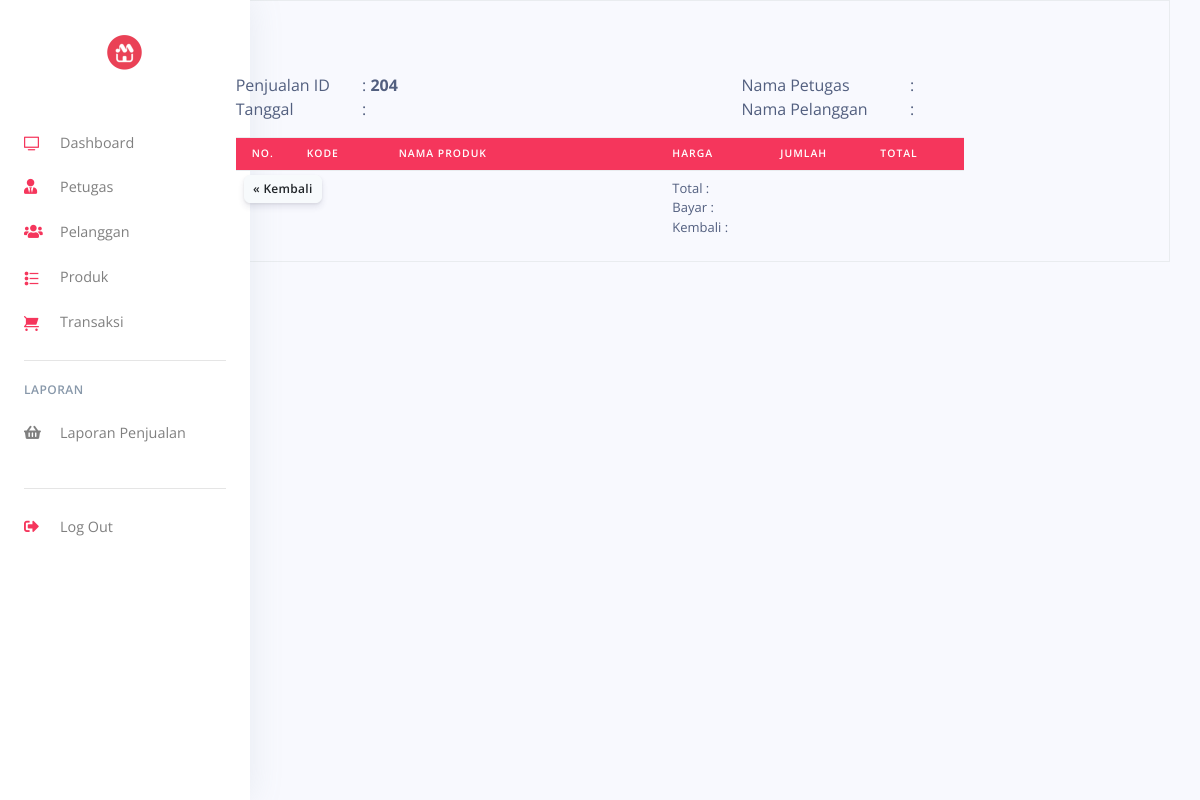
/pos/admin/detail_penjualan.php?penid=204 (signed in), run on an earlier commit of the app's database.
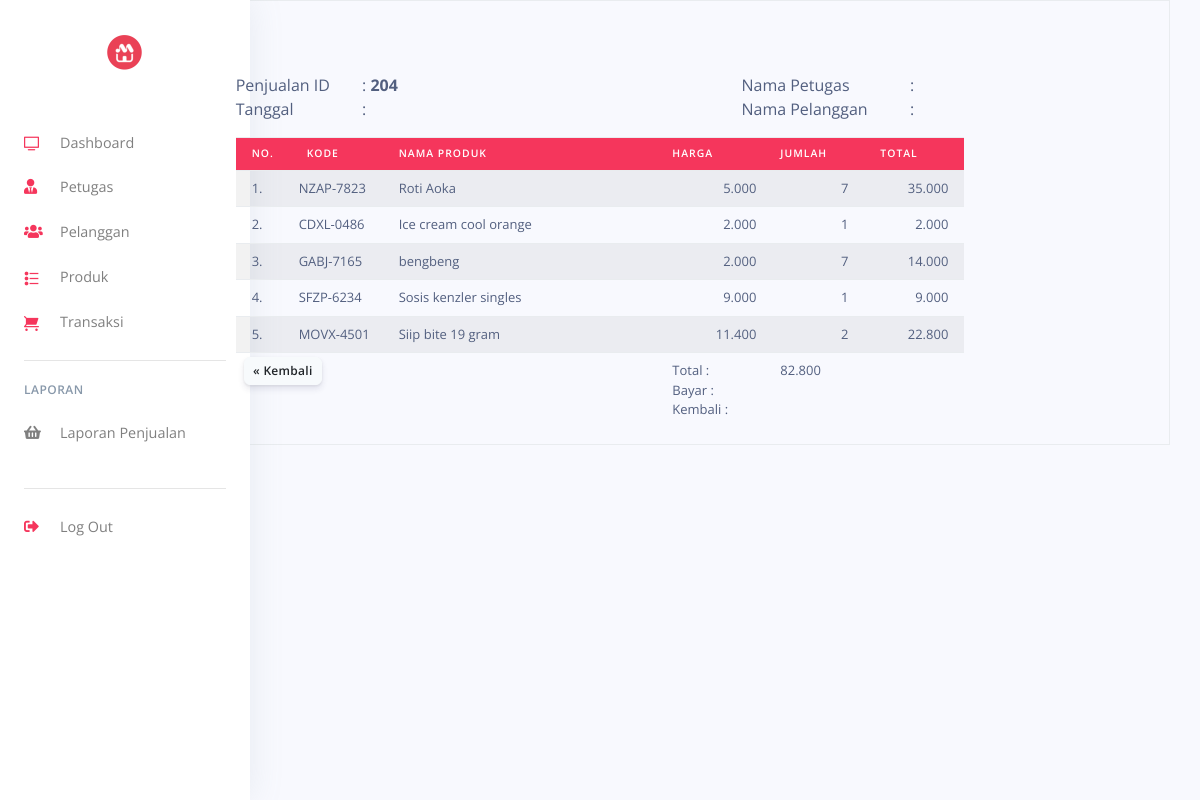
And on a later commit of the database.
### tables this page shows
CREATE TABLE `user` (
  `UserID` int(11) NOT NULL,
  `Username` varchar(255) NOT NULL,
  `Password` varchar(255) NOT NULL,
  `Email` varchar(255) NOT NULL,
  `NamaLengkap` varchar(255) NOT NULL,
  `Alamat` varchar(200) NOT NULL,
  `level` enum('admin','petugas') NOT NULL
);

CREATE TABLE `detail_penjualan` (
  `detail_id` int(11) NOT NULL,
  `kode_produk` varchar(15) DEFAULT NULL,
  `NamaProduk` varchar(50) DEFAULT NULL,
  `harga` int(11) DEFAULT NULL,
  `jumlah` int(11) DEFAULT NULL,
  `penjualan_id` int(11) DEFAULT NULL,
  `tanggal` timestamp NOT NULL DEFAULT current_timestamp() ON UPDATE current_timestamp()
);

### pos/admin/detail_penjualan.php (the view, shortened to what the changed rows need)
<?php
include('config/checklogin.php');
require_once('partials/_head.php');
if (isset($_GET['penid'])) {
    $penid = $_GET['penid'];
    $npet = $_GET['npet'];
    $npel = $_GET['npel'];
    $tgl = $_GET['tgl'];
    $byr = $_GET['byr'];
    $kbl = $_GET['kbl'];
    $halaman = $_GET['halaman'];
?>
<body>
    <?php require_once('partials/_sidebar.php'); ?>
    <main class="container border">
        <br><br><br>
        <div class="row justify-content-center">
            <div class="col-md-8">
                <div class="row">
                    <div class="col-6">
                        <div class="row">
                            <div class="col-4">Penjualan ID</div>
                            <div class="col-8">: <b><?= $penid ?></b></div>
                        </div>
                        <div class="row">
                            <div class="col-4">Tanggal</div>
                            <div class="col-8">: <b><?= $tgl ?></b></div>
                        </div>
                    </div>
                    <div class="col-2"></div>
                    <div class="col-4 mb-3">
                        <div class="row">
                            <div class="col-8">Nama Petugas</div>
                            <div class="col-4">: <b><?= $npet ?></b></div>
                        </div>
                        <div class="row">
                            <div class="col-8">Nama Pelanggan</div>
                            <div class="col-4">: <b><?= $npel ?></b></div>
                        </div>
                    </div>
                </div>
                <table class="table table-hover table-striped table-sm">
                    <thead class="bg-danger text-white">
                        <tr>
                            <th class="py-2 px-3 rounded-start" width="55px">No.</th>
                            <th class="py-2 px-3" width="100px">Kode</th>
                            <th class="py-2">Nama Produk</th>
                            <th class="py-2 text-end" width="100px">Harga</th>
                            <th class="py-2 px-3 text-end" width="100px">Jumlah</th>
                            <th class="py-2 px-3 text-end rounded-end" width="100px">Total</th>
                        </tr>
                    </thead>
                    <tbody>
                        <?php
                        include "config/config.php";
                        $penid = $_GET['penid'];
                        $sql = "select * from detail_penjualan where penjualan_id='$penid'";
                        $result = mysqli_query($mysqli, $sql);
                        $no = 1;
                        $jmltot = 0;
                        while ($data = mysqli_fetch_array($result)) {
                            $hp = number_format($data['harga'], 0, ",", ".");
                            $jp = number_format($data['jumlah'], 0, ",", ".");
                            $total = $data['harga'] * $data['jumlah'];
                            $tot = number_format($total, 0, ",", ".");
                        ?>
                            <tr>
                                <td class="px-3"><?= $no ?>.</td>
                                <td><?= $data['kode_produk'] ?></td>
                                <td><?= $data['NamaProduk'] ?></td>
                                <td align="right"><?= $hp ?></td>
                                <td align="right" class="px-3"><?= $jp ?></td>
                                <td align="right" class="px-3"><?= $tot ?></td>
                            </tr>
                        <?php
                            $no++;
                            $jmltot = $jmltot + $total;
                            $jmltotal = number_format($jmltot, 0, ",", ".");
                        }
                        ?>
                    </tbody>
                    <tfoot>
                        <tr>
                            <td colspan="3" class="text-start py-1">
                                <a class="btn btn-secondary btn-sm" href="orders.php?halaman=<?= $halaman ?>">&laquo; Kembali</a>
                            </td>
                            <td class="text-start py-2">
                                Total :<br>
                                Bayar :<br>
                                Kembali :
                            </td>
                            <td colspan="2" class="text-end px-3">
                                <?= $jmltotal ?><br>
                                <?= $byr ?><br>
                                <?= $kbl ?><br>
                            </td>
                        </tr>
                    </tfoot>
                </table>
            </div>
        </div>
    </main>
</body>
</html>
<?php } ?>

### pos/admin/partials/_sidebar.php (shortened to what the changed rows need)
<?php
$UserID = $_SESSION['UserID'];
$ret = "SELECT * FROM  user  WHERE UserID = '$UserID'";
$stmt = $mysqli->prepare($ret);
$stmt->execute();
$res = $stmt->get_result();
while ($admin = $res->fetch_object()) {
?>
  <nav class="navbar navbar-vertical fixed-left navbar-expand-md navbar-light bg-white" id="sidenav-main">
    <div class="container-fluid">
      <a class="navbar-brand" href="dashboard.php">
        <img src="assets/img/brand/logo.jpg" class="navbar-brand-img img-fluid" alt="...">
      </a>
      <div class="collapse navbar-collapse" id="sidenav-collapse-main">
        <ul class="navbar-nav">
          <li class="nav-item">
            <a class="nav-link" href="dashboard.php">
              <i class="ni ni-tv-2 text-danger"></i> Dashboard
            </a>
          </li>
          <li class="nav-item">
            <a class="nav-link" href="hrm.php">
              <i class="fas fa-user-tie text-danger"></i> Petugas
            </a>
          </li>
          <li class="nav-item">
            <a class="nav-link" href="customes.php">
              <i class="fas fa-users text-danger"></i> Pelanggan
            </a>
          </li>
          <li class="nav-item">
            <a class="nav-link" href="products.php">
              <i class="ni ni-bullet-list-67 text-danger"></i>Produk
            </a>
          </li>
          <li class="nav-item">
            <a class="nav-link" href="orders.php">
              <i class="ni ni-cart text-danger"></i> Transaksi
            </a>
          </li>
        </ul>
        <hr class="my-3">
        <h6 class="navbar-heading text-muted">Laporan</h6>
        <ul class="navbar-nav mb-md-3">
          <li class="nav-item">
            <a class="nav-link" href="report.php">
              <i class="fas fa-shopping-basket"></i> Laporan Penjualan
            </a>
          </li>
        </ul>
        <hr class="my-3">
        <ul class="navbar-nav mb-md-3">
          <li class="nav-item">
            <a class="nav-link" href="logout.php">
              <i class="fas fa-sign-out-alt text-danger"></i> Log Out
            </a>
          </li>
        </ul>
      </div>
    </div>
  </nav>
<?php } ?>

What changed in the data, as far as the page shows it:
added detail_penjualan: kode_produk "NZAP-7823", NamaProduk "Roti Aoka", harga "5.000", jumlah "7", tot "35.000"
added detail_penjualan: kode_produk "CDXL-0486", NamaProduk "Ice cream cool orange", harga "2.000", jumlah "1", tot "2.000"
added detail_penjualan: kode_produk "GABJ-7165", NamaProduk "bengbeng", harga "2.000", jumlah "7", tot "14.000"
added detail_penjualan: kode_produk "SFZP-6234", NamaProduk "Sosis kenzler singles", harga "9.000", jumlah "1", tot "9.000"
added detail_penjualan: kode_produk "MOVX-4501", NamaProduk "Siip bite 19 gram", harga "11.400", jumlah "2", tot "22.800"
Also different on the page:
$jmltotal: (not shown) → "82.800"
